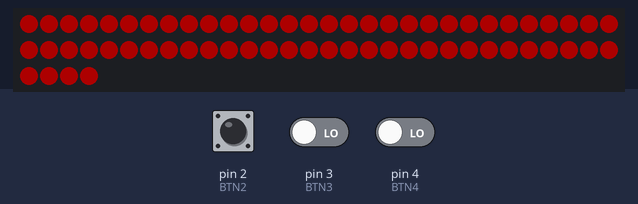
The sketch below on a simulated Arduino Uno, built with avr-gcc and run on an emulated ATmega328P. Parts: 64 RGB LEDs in strip order, left to right, continuing on the next row. The test bench sets the inputs (shaded band); at power-on: pin 2 (BTN2) HIGH, pin 3 (BTN3) LOW, pin 4 (BTN4) LOW. Dim RGB values are drawn brighter than linear.

Above: at 1.5 s.
1.6 s: pin 2 (BTN2) pulled LOW for 3.2 s
7.8 s: pin 2 (BTN2) driven LOW and pin 3 (BTN3) driven HIGH
At 8.6 s:
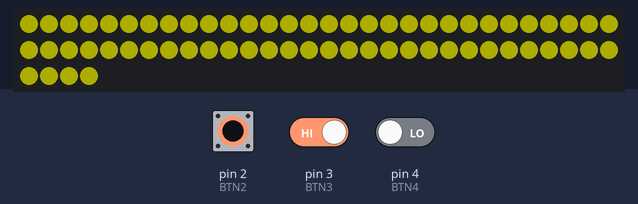
9.3 s: pin 2 (BTN2) driven HIGH
At 9.7 s:
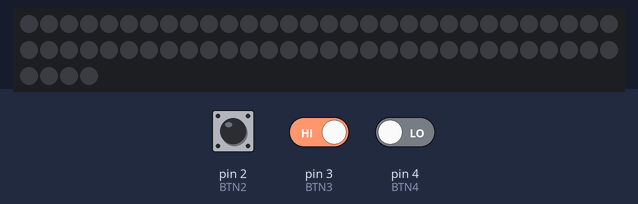
10.8 s: pin 3 (BTN3) driven LOW
At 12.4 s:
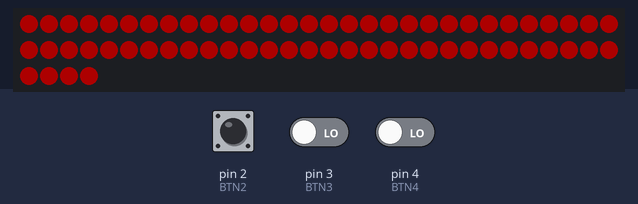
13.8 s: pin 3 (BTN3) driven HIGH
15.3 s: pin 2 (BTN2) driven LOW and pin 3 (BTN3) driven LOW and pin 4 (BTN4) driven HIGH
At 16.7 s:
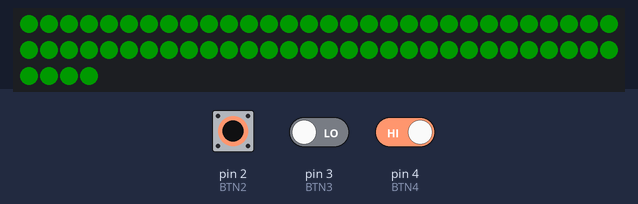
Timing chart, 0 to 17.8 s (numbered marks = the images above; inputs shaded):
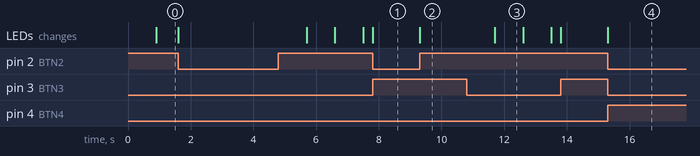

Measured:
- after the input at 7.8 s, the LEDs: change at once (image 1)
- after the input at 9.3 s, the LEDs: change at once (image 2)
- after the input at 10.8 s, the LEDs: change after 0.90 s (image 3)
- after the input at 15.3 s, the LEDs: change at once (image 4)
- what the display in image 3 shows lasts 0.9 s, from 11.7 s to 12.6 s

The sketch:

promini_LED_flashflood_node.ino
```cpp
#include <FastLED.h>

#define NUM_LEDS 64
#define DATA_PIN 11
#define CLOCK_PIN 13

// ปุ่ม (ต่อแบบ INPUT_PULLUP: ปุ่มชอร์ตลง GND)
#define BTN2 2
#define BTN3 3
#define BTN4 4

CRGB leds[NUM_LEDS];

// สำหรับกระพริบแบบไม่บล็อก
unsigned long lastToggle = 0;
const unsigned long blinkInterval = 900;  // ms
bool blinkOn = false;

// ฟังก์ชันช่วย
void showColor(const CRGB& c) {
  static CRGB last = CRGB::Black;
  if (last != c) {
    fill_solid(leds, NUM_LEDS, c);
    FastLED.show();
    last = c;
  }
}

void setup() {
  FastLED.addLeds<APA102, DATA_PIN, CLOCK_PIN, BGR>(leds, NUM_LEDS);
  FastLED.setBrightness(50);

  pinMode(BTN2, INPUT);
  pinMode(BTN3, INPUT);
  pinMode(BTN4, INPUT);

  showColor(CRGB::Black);  // ดับไฟเริ่มต้น
  Serial.begin(9600);
}

void loop() {
  // อ่านปุ่ม (กด = LOW) แล้วกลับทิศให้เป็น true เมื่อ "กด"
  bool b2 = digitalRead(BTN2);
  bool b3 = digitalRead(BTN3);
  bool b4 = digitalRead(BTN4);

/*
  Serial.print(b2);
  Serial.print(",");
  Serial.print(b3);
  Serial.print(",");
  Serial.println(b4);
*/
  // จับคู่สถานะเหมือนโค้ดเดิมของคุณ
  if (!b2 && !b3 && !b4) {
    // 0 0 0 → ดับทั้งหมด
    showColor(CRGB::Black);
  } else if (!b2 && !b3 && b4) {
    // 0 0 1 → เขียว
    showColor(CRGB::Green);
  } else if (!b2 && b3 && !b4) {
    // 0 1 0 → เหลือง
    showColor(CRGB::Yellow);
  } else if (!b2 && b3 && b4) {
    // 0 1 1 → แดง
    showColor(CRGB::Red);
  } else if (b2 && !b3 && !b4) {
    // 1 0 0 → แดงกระพริบแบบไม่บล็อก
    unsigned long now = millis();
    if (now - lastToggle >= blinkInterval) {
      lastToggle = now;
      blinkOn = !blinkOn;
      showColor(blinkOn ? CRGB::Red : CRGB::Black);
    }
  } else {
    // เคสอื่น ๆ ที่ไม่ได้กำหนด → ดับไฟเพื่อความชัวร์
    showColor(CRGB::Black);
  }
}
```
